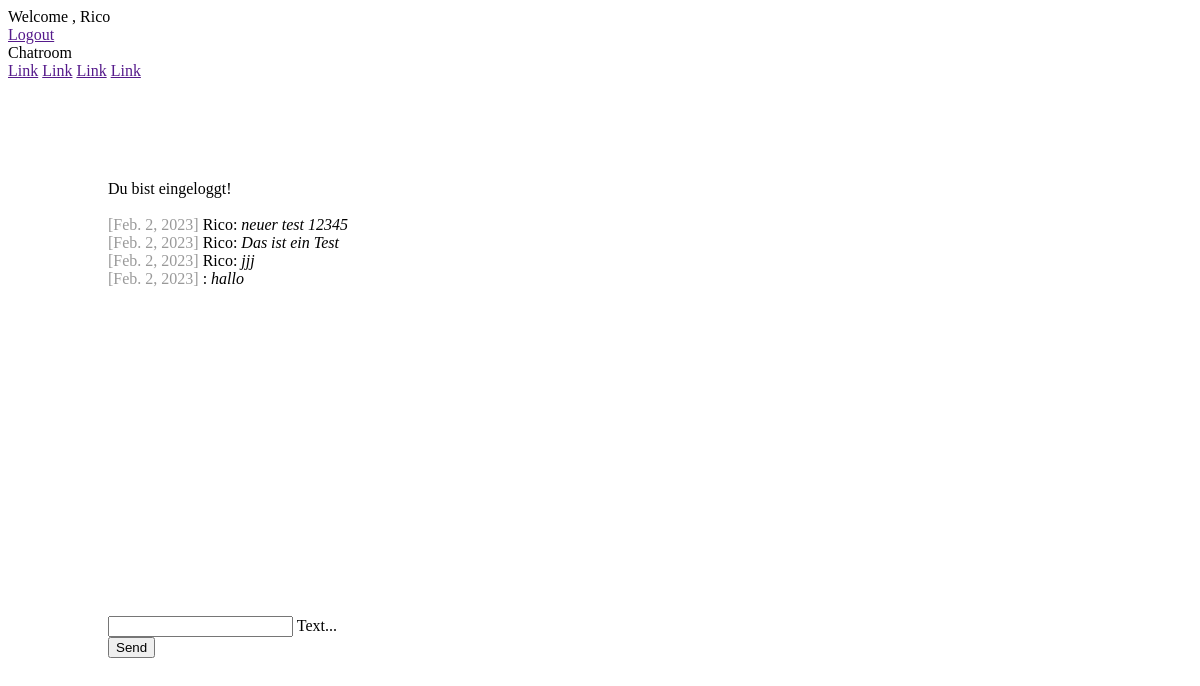
Page /chat/ (signed in) on the committed database.
### chat/models.py (models this page shows)
class Message(models.Model):
    text = models.CharField(max_length=500)
    created_at = models.DateField(default=date.today)
    chat = models.ForeignKey(
        Chat, on_delete=models.CASCADE, related_name="chat_message_set", default=None, blank=True, null=True)
    author = models.ForeignKey(
        settings.AUTH_USER_MODEL, on_delete=models.CASCADE, related_name="author_message_set")
    receiver = models.ForeignKey(
        settings.AUTH_USER_MODEL, on_delete=models.CASCADE, related_name="receiver_message_set")

### chat/views.py (the view, shortened to what this page needs)
# urls.py: path('chat/', index),
@login_required(login_url='/login/')
def index(request):
    print(request.method)
    chatMessages = Message.objects.filter(chat__id=1)
    return render(request, 'chat/index.html',  {'messages': chatMessages})

### chat/templates/chat/index.html (shortened to what this page needs)
{% extends 'base.html' %} {% block content %}
{% if request.user.is_authenticated %}
<div>Du bist eingeloggt!<br><br></div>
<div id="messageContainer">
    {% for message in messages %}
    <div>
        <span class="color-grey">[{{ message.created_at }}] </span> {{ message.author.first_name }}: <i>
            {{message.text }}
        </i>
    </div>
    {% endfor %}
</div>
<form onsubmit="sendMessage(); return false" method="post">
    <div class="mdl-textfield mdl-js-textfield mdl-textfield--floating-label">
        <input class="mdl-textfield__input" name="textMessage" type="text" id="messageField">
        <label class="mdl-textfield__label" for="messageField">Text...</label>
    </div>
    <button class="mdl-button mdl-js-button mdl-button--raised mdl-js-ripple-effect mdl-button--accent">
        Send
    </button>
</form>
{% else %}
<h1>Nicht eingeloggt</h1>
<p>
    Du bist aktuell nicht eingeloggt. Bitte logge dich ein <br>
    Bitte klicke <a href="/login/">hier</a>
</p>
{% endif %}
{% endblock %}

### templates/base.html (shortened to what this page needs)
<!DOCTYPE html>
<html lang="en">
<head>
    <link rel="stylesheet" href="https://code.getmdl.io/1.3.0/material.indigo-pink.min.css">
    {% load static %}
    <link rel="stylesheet" href="{% static 'css/style.css' %}">
</head>
<body>
    <div class="mdl-layout mdl-js-layout mdl-layout--fixed-header">
        <header class="mdl-layout__header">
            <div class="mdl-layout__header-row">
                {% if request.user.is_authenticated %}
                <span class="mdl-layout-title">Welcome , {{ request.user.first_name }}</span>
                {% else %}
                <span>Welcome! Please Login</span>
                {% endif %}
                <nav class="mdl-navigation mdl-layout--large-screen-only">
                    <a class="mdl-navigation__link" href="">Logout</a>
                </nav>
            </div>
        </header>
        <div class="mdl-layout__drawer">
            <span class="mdl-layout-title">Chatroom</span>
            <nav class="mdl-navigation">
                <a class="mdl-navigation__link" href="">Link</a>
                <a class="mdl-navigation__link" href="">Link</a>
                <a class="mdl-navigation__link" href="">Link</a>
                <a class="mdl-navigation__link" href="">Link</a>
            </nav>
        </div>
        <main class="mdl-layout__content">
            <div class="page-content">
                {% block content %}
                {% endblock %}
            </div>
        </main>
    </div>
</body>
</html>

### static/css/style.css (style rules this page uses)
.page-content { padding: 100px 100px; }
.color-grey { color: rgba(0, 0, 0, 0.4); }
#messageContainer { height: 400px; overflow-y: auto; }

### rows in the picture
Message: created_at "Feb. 2, 2023", author.first_name "Rico", text "neuer test 12345"
Message: created_at "Feb. 2, 2023", author.first_name "Rico", text "Das ist ein Test"
Message: created_at "Feb. 2, 2023", author.first_name "Rico", text "jjj"
Message: created_at "Feb. 2, 2023", text "hallo"

### other values in the picture
{{ request.user.first_name }} "Rico"
